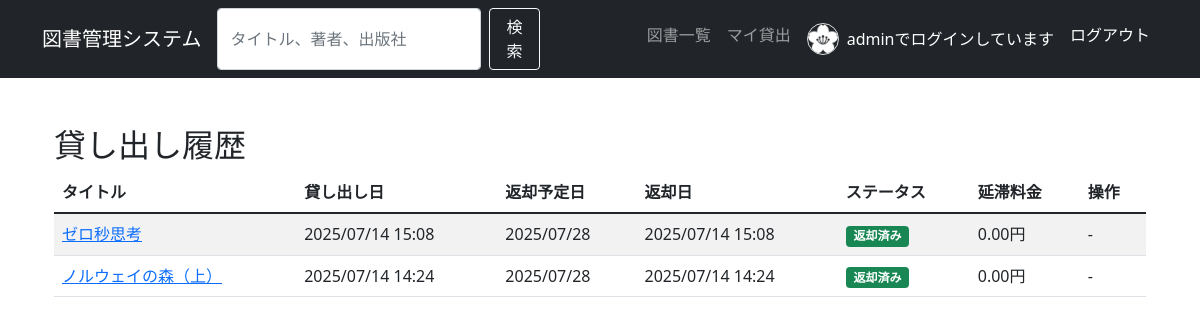
The app's page /my_rentals/ (signed in), older data.
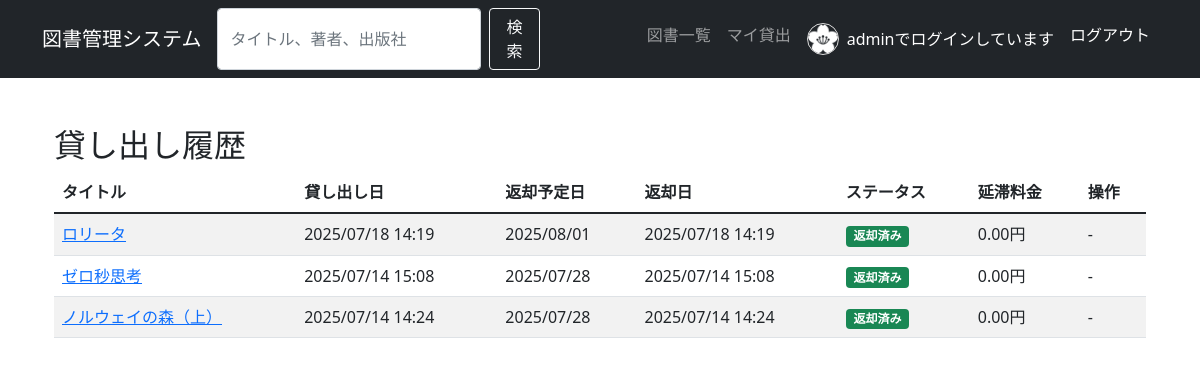
The same page, newer data.
### book_management/models.py (models this page shows, shortened)
class Rental(models.Model):
    RENTAL_STATUS_CHOICES = [
        ('borrowed', '貸出中'),
        ('returned', '返却済み'),
        ('overdue', '延滞'),
    ]
    rental_id = models.AutoField(primary_key=True)
    book = models.ForeignKey(Book, on_delete=models.CASCADE)
    member = models.ForeignKey(Member, on_delete=models.CASCADE)
    rental_date = models.DateTimeField(auto_now_add=True)
    return_due_date = models.DateField()
    return_date = models.DateTimeField(null=True, blank=True)
    status = models.CharField(max_length=10, choices=RENTAL_STATUS_CHOICES, default='borrowed')
    fine_amount = models.DecimalField(max_digits=6, decimal_places=2, default=0.00)
    notes = models.TextField(null=True, blank=True)
    created_at = models.DateTimeField(auto_now_add=True)
    updated_at = models.DateTimeField(auto_now=True)

class Book(models.Model):
    book_id = models.AutoField(primary_key=True)
    isbn = models.CharField(max_length=13, unique=True, null=True,blank=True,help_text="ISBNコード（重複不可、空白不可）")
    title = models.CharField(max_length=200)
    author = models.CharField(max_length=100)
    publisher = models.CharField(max_length=200)
    publication_date = models.DateField()
    category = models.CharField(max_length=50, null=True, blank=True)
    cover_image = models.ImageField(
        upload_to='book_covers',
        null=True,
        blank=True,
        help_text="図書の表紙画像"
        )
    total_copies = models.PositiveIntegerField(default=1)
    available_copies = models.PositiveIntegerField(default=1)
    description = models.TextField(null=True, blank=True,help_text="図書の概要")
    average_rating = models.DecimalField(
        max_digits=3,
        decimal_places=2,
        default=0.00,
        help_text="平均評価"
    )
    review_count = models.PositiveIntegerField(default=0, help_text="レビュー数")
    created_at = models.DateTimeField(auto_now_add=True)
    updated_at = models.DateTimeField(auto_now=True)

### book_management/views.py (the view)
# urls.py: path('my_rentals/', views.my_rentals, name='my_rentals'),
@login_required
def my_rentals(request):
    try:
        member = Member.objects.get(user=request.user)
        rentals = Rental.objects.filter(member=member).order_by('-rental_date')
        context = {
            'rentals': rentals,
        }
        return render(request, 'book_management/my_rentals.html', context)
    except Member.DoesNotExist:
        messages.error(request, '会員登録が必要です。')
        return redirect('book_management:index') # ここを修正

### templates/book_management/my_rentals.html (shortened to what this page needs)
{% extends "base.html" %}
{% load django_bootstrap5 %}
{% block content %}
<div class="container mt-5">
    <h2 class="md-4">貸し出し履歴</h2>
    {% if rentals %}
        <div class="table-responsive">
            <table class="table table-striped table-hover">
                <thead>
                    <tr>
                        <th>タイトル</th>
                        <th>貸し出し日</th>
                        <th>返却予定日</th>
                        <th>返却日</th>
                        <th>ステータス</th>
                        <th>延滞料金</th>
                        <th>操作</th>
                    </tr>
                </thead>
                <tbody>
                    {% for rental in rentals %}
                    <tr>
                        <td>
                            <a href="{% url 'book_management:book_detail' rental.book.pk %}">
                                {{ rental.book.title }}
                            </a>
                        </td>
                        <td>{{ rental.rental_date|date:"Y/m/d H:i" }}</td>
                        <td>{{ rental.return_due_date|date:"Y/m/d" }}</td>
                        <td>
                            {% if rental.rental_date %}
                                {{ rental.return_date|date:"Y/m/d H:i" }}
                            {% else %}
                                -
                            {% endif %}
                        </td>
                        <td>
                            {% if rental.status == 'borrowed' %}
                                <span class="badge bg-warning">貸出中</span>
                            {% elif rental.status == 'returned' %}
                                <span class="badge bg-success">返却済み</span>
                            {% elif rental.status == 'overdue' %}
                                <span class="badge bg-danger">延滞</span>
                            {% else %}
                                {{ rental.get_status_display }}
                            {% endif %}
                        </td>
                        <td>{{ rental.fine_amount }}円</td>
                        <td>
                            {% if rental.status == 'borrowed' %}
                                <form action="{% url 'book_management:return_book' rental.book.pk %}" method="post" class="d-inline">
                                    {% csrf_token %}
                                    <button type="submit" class="btn btn-success btn-sm">返却する</button>
                                </form>
                            {% else %}
                                -
                            {% endif %}
                        </td>
                    </tr>
                    {% endfor %}
                </tbody>
            </table>
        </div>
    {% else %}
        <div class="alert alert-info" role="alert">
            現在、貸出中の図書はありません。
        </div>
        <a href="{% url 'book_management:book_list' %}" class="btn btn-primary">図書一覧をみる</a>
    {% endif %}
</div>
{% endblock %}

Row changes from the older to the newer data that the page shows:
added Rental: book "ロリータ", rental_date "2025/07/18 14:19", return_due_date "2025/08/01", return_date "2025/07/18 14:19", status "返却済み", fine_amount "0.00"
